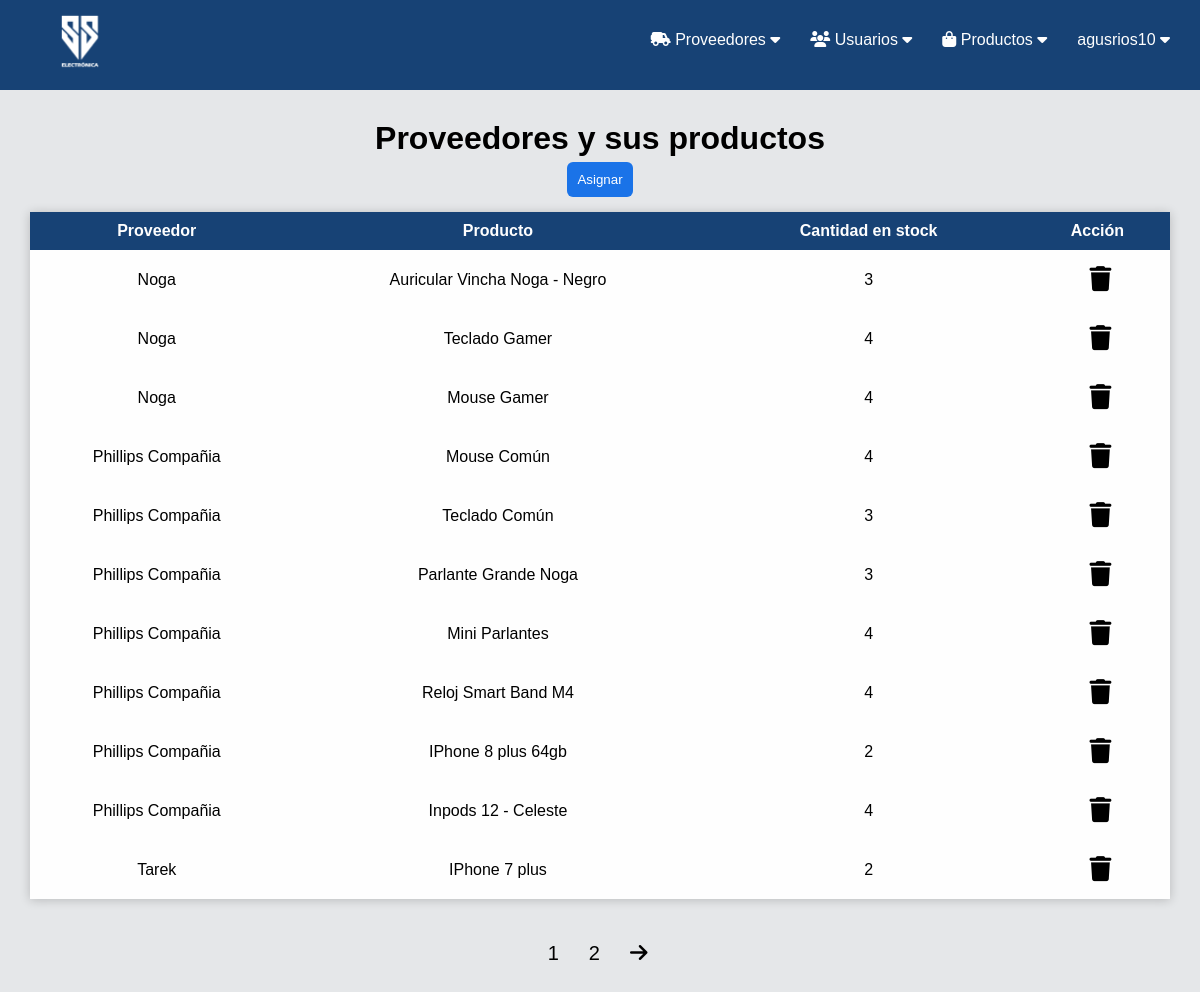
/proveedores_productos.php (signed in), run on the app's committed database.
### tables this page shows
CREATE TABLE `proveedores_productos` (
  `idProveedores_productos` int(11) NOT NULL,
  `Proveedores_idProveedores` int(11) NOT NULL,
  `Productos_idProductos` int(11) NOT NULL
);

CREATE TABLE `proveedores` (
  `idProveedores` int(11) NOT NULL,
  `Nombre` varchar(45) DEFAULT NULL,
  `Telefono` varchar(15) DEFAULT NULL,
  `Localidades_idLocalidades` int(11) NOT NULL
);

CREATE TABLE `productos` (
  `idProductos` int(11) NOT NULL,
  `Titulo` varchar(100) DEFAULT NULL,
  `Descripcion` longtext DEFAULT NULL,
  `Precio` decimal(10,0) DEFAULT NULL,
  `Cantidad_stock` int(11) DEFAULT NULL,
  `Imagen` longblob DEFAULT NULL,
  `Categorias_Productos_idCategorias_productos` int(11) NOT NULL
);

### proveedores_productos.php (the view, shortened to what this page needs)
<?php
include("conexion.php");
?>
<?php
if (isset($_SESSION['UsuarioAdmin'])) {
?>
<!DOCTYPE html>
<html>
<head>
	<link rel="stylesheet" type="text/css" href="style_proveedores.css">
</head>
<body>
    <?php
	include("header_admin.php");
	?>
 	<?php
	}else{
		header('location: login.php');
	}
	?>
	<?php
	$sql = "SELECT * FROM proveedores_productos prov_prod
	INNER JOIN proveedores prov ON prov_prod.Proveedores_idProveedores = prov.idProveedores
	INNER JOIN productos prod ON prov_prod.Productos_idProductos = prod.idProductos
	ORDER BY Nombre ASC";
	$limite = 10;
    $total_query = $conex -> query('SELECT COUNT(*) FROM proveedores_productos');
    $total_products = mysqli_fetch_row($total_query);
    $total_botones = round($total_products[0] / $limite);
	$resultado = mysqli_query($conex, $sql);
	if ($resultado) {
	?>
    <div class="row-box">
		<center>
			<h1>Proveedores y sus productos</h1>
			<button onclick="window.location='formulario_proveedores_productos.php'" id="boton_registrar">
				Asignar
			</button>
		</center>
		<table class="row-box-table">
			<thead>
				<tr>
					<th>Proveedor</th>
					<th>Producto</th>
					<th>Cantidad en stock</th>
					<th>Acción</th>
				</tr>
			</thead>
			<tbody>
				<?php
					while ($row = mysqli_fetch_array($resultado)) {
				?>
				<tr>
					<td><?php echo $row['Nombre']?></td>
					<td><?php echo $row['Titulo']?></td>
					<td><?php echo $row['Cantidad_stock']?></td>
					<td>
                        <a class="accion" href='eliminar_asignacion.php?id=<?php echo $row['Productos_idProductos']?>'>
                        	<i class="fa-solid fa-trash"></i>
                        </a>
               	 	</td>
				<?php
				}
				?>
				</tr>
			</tbody>
		</table>
		<br>
	</div>
		<?php
		}
	?>
	<div class="row-botones">
        <ul class="botones-color">
            <?php
                for ($k=0; $k <= $total_botones; $k++) {
                    echo '<li><a href="proveedores_productos.php?limite='.($k*10).'">'.($k+1).'</a></li>';
                }
                if (isset($_GET['limite'])) {
                    if ($_GET['limite'] + 10 <= $total_botones * 10) {
                        echo '<li>
                                <a href="proveedores_productos.php?limite='.($_GET['limite'] + 10).'">
                                    <i class="fa-solid fa-arrow-right"></i>
                                </a>
                              </li>';
                    }
                }else{
                    echo '<li>
                            <a href="proveedores_productos.php?limite=10">
                                <i class="fa-solid fa-arrow-right"></i>
                            </a>
                          </li>';
                }
            ?>
        </ul>
    </div>
  </body>
</html>

### style_proveedores.css (style rules this page uses)
* { margin: 0; padding: 0; font-family: sans-serif; }
html { scroll-behavior: smooth; }
body { background: rgb(229, 231, 233); font-family: sans-serif; }
.row-box { margin-top: 30px; }
.row-box-table { margin-top: 10px; margin-left: auto; margin-right: auto; background-color: rgb(254, 254, 254); width: 95%; height: 100%; text-align: center; border-collapse: collapse; box-shadow: 0px 1px 10px rgba(0,0,0,0.2); }
.accion { font-size: 25px; color: rgb(0, 0, 0); }
.accion i { position: relative; left: 18px; }
tr, th { padding: 10px; }
tbody, tr, td { padding-top: 15px; padding-bottom: 15px; }
thead { background: #174275; color: rgb(254, 254, 254); }
#boton_registrar { background: rgb(26, 115, 232); color: rgb(255, 255, 255); margin-top: 5px; margin-bottom: 5px; padding: 10px; width: auto; border: none; border-radius: 6px; }
.row-botones { margin-top: 25px; margin-bottom: 40px; }
.botones-color { display: flex; width: auto; margin-left: auto; margin-right: auto; justify-content: center; padding-left: 25px; }
.botones-color li { list-style: none; }
.botones-color li a { font-size: 20px; color: rgb(0, 0, 0); }

### style_header_admin.css (style rules this page uses)
a { text-decoration: none; color: rgb(254, 254, 254); padding-right: 30px; }

### data on the page
proveedores_productos: proveedores.Nombre "Noga", productos.Titulo "Auricular Vincha Noga - Negro", productos.Cantidad_stock "3"
proveedores_productos: proveedores.Nombre "Noga", productos.Titulo "Teclado Gamer", productos.Cantidad_stock "4"
proveedores_productos: proveedores.Nombre "Noga", productos.Titulo "Mouse Gamer", productos.Cantidad_stock "4"
proveedores_productos: proveedores.Nombre "Phillips Compañia", productos.Titulo "Mouse Común", productos.Cantidad_stock "4"
proveedores_productos: proveedores.Nombre "Phillips Compañia", productos.Titulo "Teclado Común", productos.Cantidad_stock "3"
proveedores_productos: proveedores.Nombre "Phillips Compañia", productos.Titulo "Parlante Grande Noga", productos.Cantidad_stock "3"
proveedores_productos: proveedores.Nombre "Phillips Compañia", productos.Titulo "Mini Parlantes", productos.Cantidad_stock "4"
proveedores_productos: proveedores.Nombre "Phillips Compañia", productos.Titulo "Reloj Smart Band M4", productos.Cantidad_stock "4"
proveedores_productos: proveedores.Nombre "Phillips Compañia", productos.Titulo "IPhone 8 plus 64gb", productos.Cantidad_stock "2"
proveedores_productos: proveedores.Nombre "Phillips Compañia", productos.Titulo "Inpods 12 - Celeste", productos.Cantidad_stock "4"
proveedores_productos: proveedores.Nombre "Tarek", productos.Titulo "IPhone 7 plus", productos.Cantidad_stock "2"

### other printed values
$_SESSION['UsuarioAdmin'] "agusrios10"
